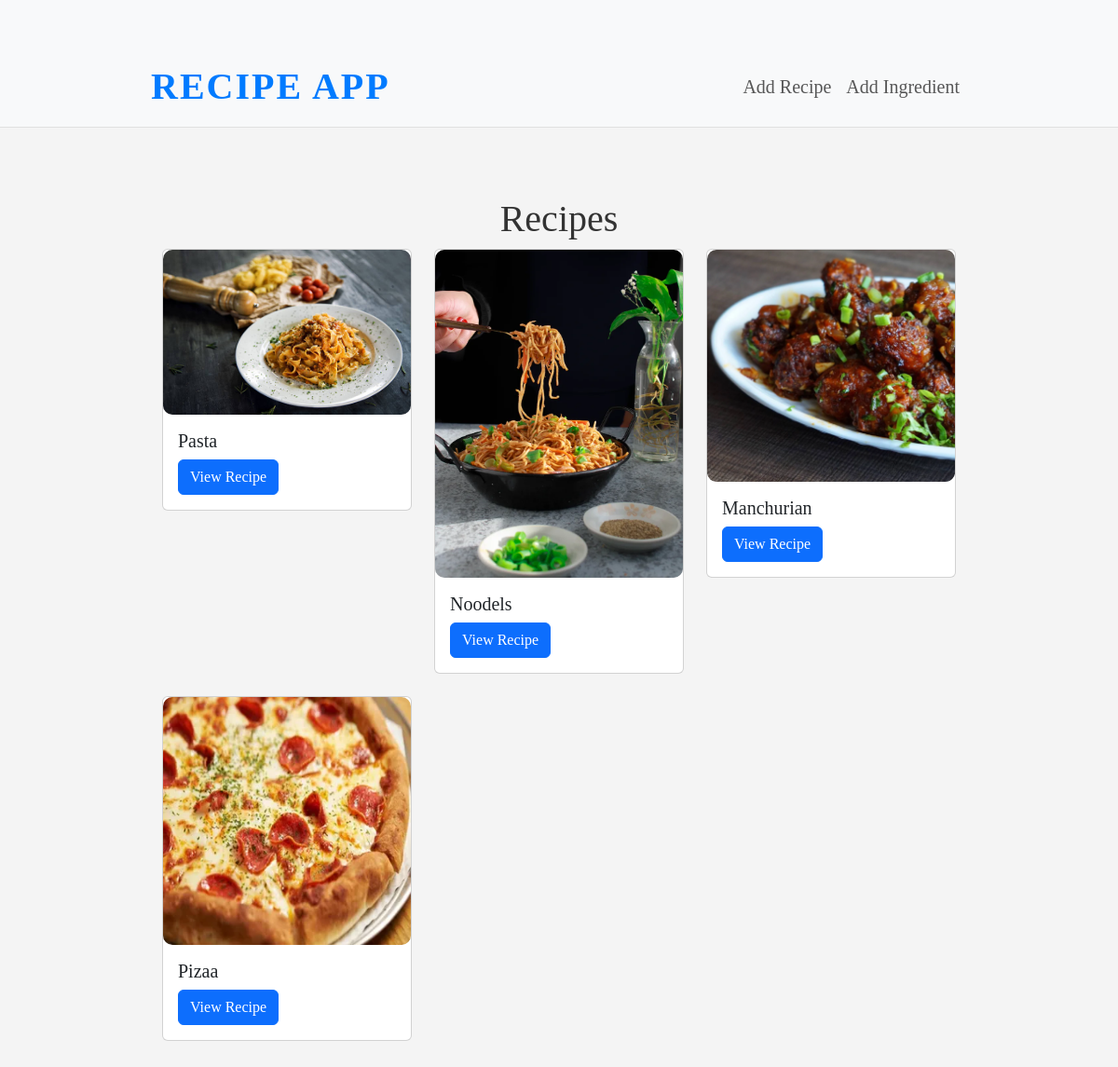
Page /recipes/ on the earlier database version.
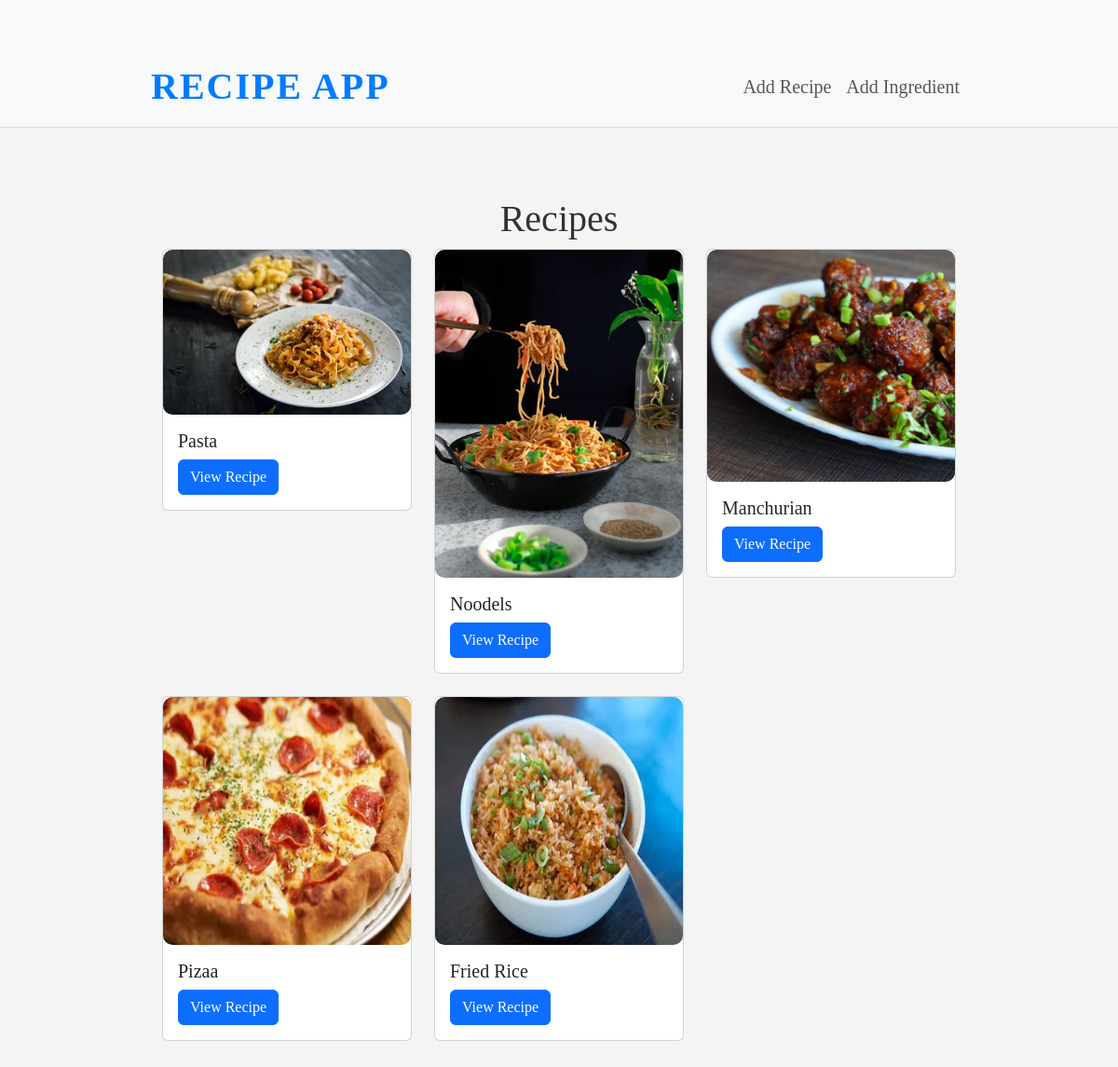
Same page on the later database version.
### recipes/models.py (models this page shows, shortened)
class Recipe(models.Model):
    title = models.CharField(max_length=100)
    ingredients = models.ManyToManyField(Ingredient)
    instructions = models.TextField()
    image = models.ImageField(upload_to='recipes/',blank=True)

### recipes/views.py (the view)
# urls.py: path('recipes/', RecipeListView.as_view(), name='recipe_list'),
class RecipeListView(ListView):
    model = Recipe
    template_name = "recipes/recipe_list.html"
    context_object_name = "recipes"

### recipes/templates/recipes/recipe_list.html
{% extends "base.html" %}
{% block content %}
<div class="container">
    <h1 class="text-center">Recipes</h1>
    <div class="row">
        {% for recipe in recipes %}
        <div class="col-md-4">
            <div class="card mb-4">
                <img src="{{ recipe.image.url }}" alt="{{ recipe.title }}" class="card-img-top recipe-image" loading="lazy">
                <div class="card-body">
                    <h5 class="card-title">{{ recipe.title }}</h5>
                    <a href="{% url 'recipe_detail' recipe.id %}" class="btn btn-primary">View Recipe</a>
                </div>
            </div>
        </div>
        {% endfor %}
    </div>
</div>
{% endblock %}

### recipes/templates/base.html (shortened to what this page needs)
{% load static %}
<!DOCTYPE html>
<html lang="en">
<head>
    <link rel="stylesheet" href="https://cdn.jsdelivr.net/npm/bootstrap@5.3.0-alpha1/dist/css/bootstrap.min.css">
    <link rel="stylesheet" href="{% static 'styles.css' %}">
</head>
<body>
    <nav class="navbar navbar-expand-lg navbar-light bg-light">
        <div class="container">
            <a class="navbar-brand" href="{% url 'search_recipes' %}">Recipe App</a>
            <div class="collapse navbar-collapse" id="navbarNav">
                <ul class="navbar-nav ms-auto">
                    <li class="nav-item">
                        <a class="nav-link" href="{% url 'add_recipe' %}">Add Recipe</a>
                    </li>
                    <li class="nav-item">
                        <a class="nav-link" href="{% url 'add_ingredient' %}">Add Ingredient</a>
                    </li>
                </ul>
            </div>
        </div>
    </nav>
    <main class="py-4">
        <div class="container">
            {% block content %}
            {% endblock %}
        </div>
    </main>
</body>
</html>

### recipes/static/styles.css (style rules this page uses)
.recipe-image { width: 100%; height: auto; max-width: 300px; object-fit: cover; border-radius: 10px; }
.navbar { background-color: #f8f9fa; border-bottom: 1px solid #e0e0e0; }
.navbar-brand { font-weight: bold; font-size: 2.5rem; color: #007bff; text-transform: uppercase; letter-spacing: 2px; }
.container { max-width: 900px; margin-top: 50px; }

Differences in the rows shown:
added Recipe: image (picture), title "Fried Rice"
